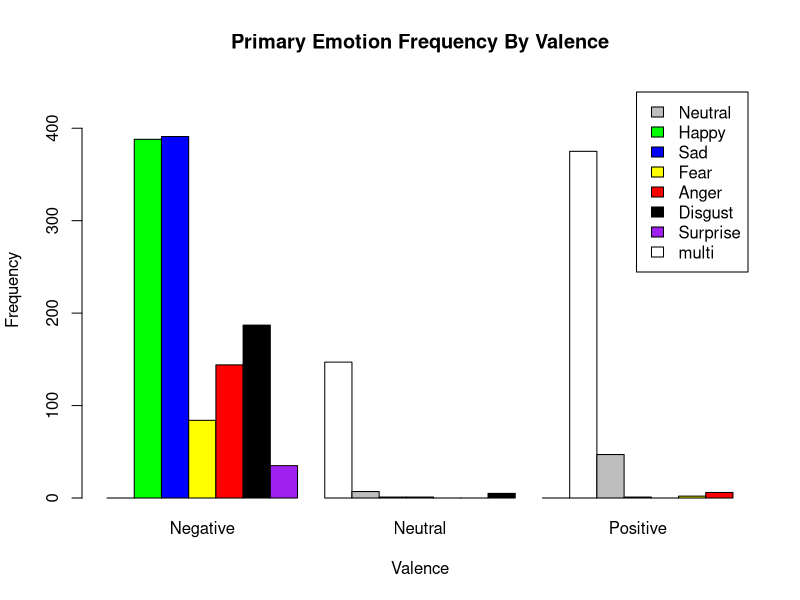

This chart was generated by the following R code: (Note: this script raises an error after producing the figure.)
library(reshape2)
library(ggplot2)
library(plyr)
library(gridExtra)
library(lubridate)
library(data.table)
Top10 <- read.csv("Top10.csv")
PrimaryEmotions <- table(Top10$primary, Top10$valence)
barplot(PrimaryEmotions, main="Primary Emotion Frequency By Valence", xlab="Valence", ylab="Frequency", col=c("gray", "green", "blue","yellow","red","black","purple","white"), names.arg=c("Negative","Neutral","Positive"), legend = c("Neutral","Happy","Sad","Fear","Anger","Disgust","Surprise","multi"), ylim=c(0,450), beside=TRUE)
dev.copy2pdf(file='PrimaryEmotions.pdf')

emotionColumns <- c("neutral","happy","sad","fear","anger","disgust","surprise")
emotionColumnsValence <- c("neutral","happy","sad","fear","anger","disgust","surprise","valence")
Emotions <- Top10[, match(emotionColumnsValence, names(Top10))]
Emotions$valence <- as.character(Emotions$valence)
Melted <- melt(Emotions, id.vars = "valence", measure.vars = emotionColumns)
Melted <- Melted[Melted$value > 0,]

Melted2 <- count(Melted, c('variable','value','valence'))

Negative <- Melted2[Melted2$valence == -1,]
Positive <- Melted2[Melted2$valence == 1,]
Neutral <- Melted2[Melted2$valence == 0,]

plotNegative <- qplot(
Negative$variable,Negative$value,
aes(x=Negative$variable,y=Negative$value),
  xlab = "Emotion",
  ylab = "Weight",
  alpha=I(0.7)
) + geom_point(aes(size=Negative$freq), col="red")

plotNeutral <- qplot(
  Neutral$variable,Neutral$value,
  aes(x=Neutral$variable,y=Neutral$value),
  vxlab = "Emotion",
  ylab = "Weight",
  alpha=I(0.7)
  ) + geom_point(aes(size=Neutral$freq), col="gray")

plotPositive <- qplot(
  Positive$variable,Positive$value,
  aes(x=Positive$variable,y=Positive$value),
  xlab = "Emotion",
  ylab = "Weight",
  alpha=I(0.7)
) + geom_point(aes(size=Positive$freq), col="green")

chartList <- list(plotNegative, plotNeutral, plotPositive)
do.call(grid.arrange, c(chartList, list(ncol=2)))
dev.copy2pdf(file='EmotionsVsWeight.pdf', paper="a4r")

colSds <- function(x) {x}
Top10Formatted <- Top10
Top10Formatted$date <- parse_date_time(Top10Formatted$date, orders="ymd")
Top10Formatted$month <- format(Top10Formatted$date, "%m")
Top10Summary <- sapply(split(Top10Formatted[,c(9:15)], list(Top10Formatted$month, Top10Formatted$valence)), FUN=colMeans)
Top10Summary <- t(Top10Summary)

#Top10SummaryNeut <- as.data.frame(Top10Formatted[,c("neutral","month","valence")])
#Top10SummaryHappy <- Top10Formatted[,c("happy","month","valence")]
#Top10SummarySad <- Top10Formatted[,c("sad","month","valence")]
#Top10SummaryFear <- Top10Formatted[,c("fear","month","valence")]
#Top10SummaryAnger <- Top10Formatted[,c("anger","month","valence")]
#Top10SummaryDisgust <- Top10Formatted[,c("disgust","month","valence")]
#Top10SummarySurprise <- Top10Formatted[,c("surprise","month","valence")]

#Top10SummaryNeutSd <- sapply(split(Top10SummaryNeut[,1], list(Top10SummaryNeut$month, Top10SummaryNeut$valence)), FUN=sd)
#Top10SummaryHappySd <- t(sapply(split(Top10SummaryHappy[,1], list(Top10SummaryHappy$month, Top10SummaryHappy$valence)), FUN=sd))
#Top10SummarySadSd <- t(sapply(split(Top10SummarySad[,1], list(Top10SummarySad$month, Top10SummarySad$valence)), FUN=sd))
#Top10SummaryFearSd <- t(sapply(split(Top10SummaryFear[,1], list(Top10SummaryFear$month, Top10SummaryFear$valence)), FUN=sd))
#Top10SummaryAngerSd <- t(sapply(split(Top10SummaryAnger[,1], list(Top10SummaryAnger$month, Top10SummaryAnger$valence)), FUN=sd))
#Top10SummaryDisgustSd <- t(sapply(split(Top10SummaryDisgust[,1], list(Top10SummaryDisgust$month, Top10SummaryDisgust$valence)), FUN=sd))
#Top10SummarySurpriseSd <- t(sapply(split(Top10SummarySurprise[,1], list(Top10SummarySurprise$month, Top10SummarySurprise$valence)), FUN=sd))

Top10Final <- data.frame(Top10Summary)
Top10Final <- setDT(Top10Final, keep.rownames = TRUE)[]
Split <- t(as.data.frame(strsplit(Top10Final$rn, split="\\.")))
Top10Final$month <- Split[,1]
Top10Final$valence <- Split[,2]
Top10Final$rn <- NULL
SampleCount <- count(Top10Formatted, c("month","valence"))
SampleCountNeg <- SampleCount[SampleCount$valence == "-1",c("month","freq")]
SampleCountNeu <- SampleCount[SampleCount$valence == "0",c("month","freq")]
SampleCountPos <- SampleCount[SampleCount$valence == "1",c("month","freq")]
Top10FinalNeg <- Top10Final[Top10Final$valence == "-1",]
Top10FinalNeg$valence <- NULL
Top10FinalNeu <- Top10Final[Top10Final$valence == "0",]
Top10FinalNeu$valence <- NULL
Top10FinalPos <- Top10Final[Top10Final$valence == "1",]
Top10FinalPos$valence <- NULL
Top10FinalNeg$count <- SampleCountNeg$freq
Top10FinalNeu$count <- SampleCountNeu$freq
Top10FinalNeu <- Top10FinalNeu[1:9,]
Top10FinalPos$count <- SampleCountPos$freq

VectorTotal <- c(0,0,0,0,0,0,0)
maxRange <- nrow(Top10FinalNeg)
CountSum <- sum(Top10FinalNeg$count)
for(i in 1:maxRange)
{
  Count <- Top10FinalNeg$count
  Vector <- as.numeric(Top10FinalNeg[i,])
  Vector <- Vector[1:7]
  VectorWeighted <- Vector *  (Count[i] / CountSum)
  VectorTotal <- VectorTotal + VectorWeighted
}

NegTotal <- t(as.data.frame(VectorTotal))
NegTotal <- cbind(NegTotal,"-1")
colnames(NegTotal) <- emotionColumnsValence

VectorTotal <- c(0,0,0,0,0,0,0)
maxRange <- nrow(Top10FinalNeu)
CountSum <- sum(Top10FinalNeu$count)
for(i in 1:maxRange)
{
  Count <- Top10FinalNeu$count
  Vector <- as.numeric(Top10FinalNeu[i,])
  Vector <- Vector[1:7]
  VectorWeighted <- Vector *  (Count[i] / CountSum)
  VectorTotal <- VectorTotal + VectorWeighted
}

NeuTotal <- t(as.data.frame(VectorTotal))
NeuTotal = cbind(NeuTotal,"0")
colnames(NeuTotal) <- emotionColumnsValence

VectorTotal <- c(0,0,0,0,0,0,0)
maxRange <- nrow(Top10FinalPos)
CountSum <- sum(Top10FinalPos$count)
for(i in 1:maxRange)
{
  Count <- Top10FinalPos$count
  Vector <- as.numeric(Top10FinalPos[i,])
  Vector <- Vector[1:7]
  VectorWeighted <- Vector *  (Count[i] / CountSum)
  VectorTotal <- VectorTotal + VectorWeighted
}

PosTotal <- t(as.data.frame(VectorTotal))
PosTotal <- cbind(PosTotal, "1")
colnames(PosTotal) <- emotionColumnsValence

EmotionFactors <- as.factor(emotionColumns)

plotNegative <- qplot(
  EmotionFactors,NegTotal[1:7],
  xlab = "Emotion",
  ylab = "Weight",
  alpha=I(0.7)
) + 
  geom_line(col="red", aes(group=1)) +
  ggtitle("Average Weight by Emotion\n(Negative)")

plotNeutral <- qplot(
  EmotionFactors,NeuTotal[1:7],
  xlab = "Emotion",
  ylab = "Weight",
  alpha=I(0.7)
) + 
  geom_line(col="gray", aes(group=1)) +
  ggtitle("Average Weight by Emotion\n(Neutral)")

plotPositive <- qplot(
  EmotionFactors,PosTotal[1:7],
  xlab = "Emotion",
  ylab = "Weight",
  alpha=I(0.7)
) + 
  geom_line(col="green", aes(group=1)) +
  ggtitle("Average Weight by Emotion\n(Positive)")

chartList <- list(plotNegative, plotNeutral, plotPositive)
do.call(grid.arrange, c(chartList, list(ncol=2)))
dev.copy2pdf(file='AverageTop10Weights.pdf', width=10)

#barplot(PrimaryEmotions, main="Primary Emotion Frequency By Valence", xlab="Valence", ylab="Frequency", col=c("gray", "green", "blue","yellow","red","black","purple","white"), names.arg=c("Negative","Neutral","Positive"), legend = c("Neutral","Happy","Sad","Fear","Anger","Disgust","Surprise","multi"), ylim=c(0,450), beside=TRUE)
#dev.copy2pdf(file='PrimaryEmotions.pdf')
